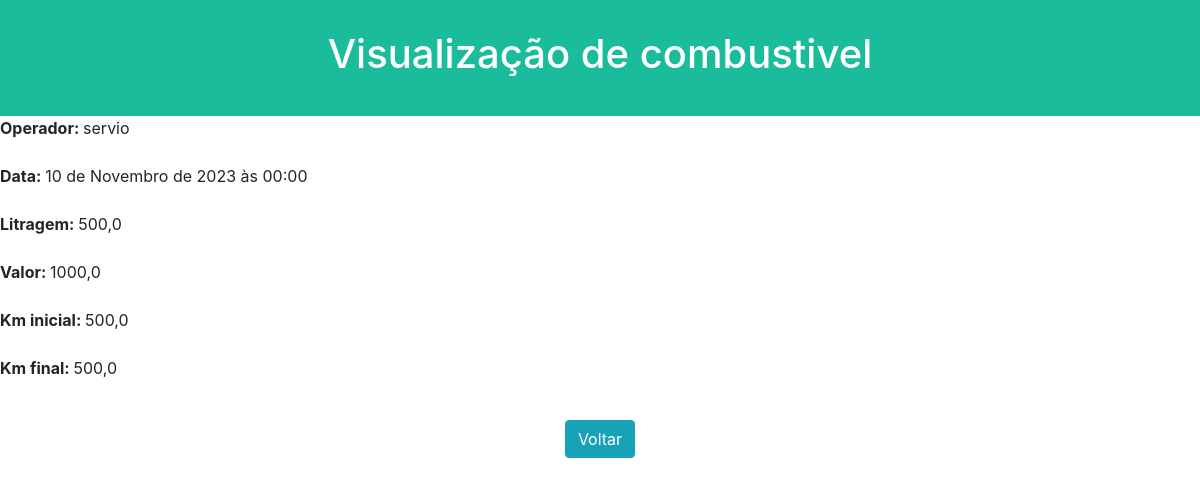
/view2/11/, run on the app's committed database.
### tasks/models.py (models this page shows)
class Consumos(models.Model):
    operador = models.CharField(max_length=40)
    data = models.DateTimeField(default=datetime.now, blank=True)
    litragem = models.FloatField()
    valor = models.FloatField()
    kminicial = models.FloatField()
    kmfinal = models.FloatField()

### tasks/views.py (the view)
# urls.py: path('view2/<int:pk>/', view2, name='view2'),
def view2(request, pk):
    data = {}
    data['db'] = Consumos.objects.get(pk=pk)
    return render(request, 'tasks/view2.html', data)

### tasks/templates/tasks/view2.html (shortened to what this page needs)
{% extends "tasks/base.html" %}
{% load static %}
{% block content %}
<html lang="pt-br">
<head>
    <link href="https://stackpath.bootstrapcdn.com/bootstrap/4.3.1/css/bootstrap.min.css" rel="stylesheet">
    <link rel="stylesheet" href="https://use.fontawesome.com/releases/v5.7.2/css/all.css">
    <link rel="stylesheet" href="{% static 'css/styles.css' %}">
<body>
    <div class="header">
     <h1>Visualização de combustivel</h1>
    </div>
<div class="login-container">
    <strong>Operador: </strong>{{db.operador}}<br><br>
    <strong>Data: </strong>{{db.data}}<br><br>
    <strong>Litragem: </strong>{{db.litragem}}<br><br>
    <strong>Valor: </strong>{{db.valor}}<br><br>
    <strong>Km inicial: </strong>{{db.kminicial}}<br><br>
    <strong>Km final: </strong>{{db.kmfinal}}<br><br>
</div>
<div class="col-8 m-auto pt-3 pb-2 text-center">
    <a href="/consumo" class="btn btn-info">Voltar</a>
</div>
{% endblock %}

### tasks/static/css/styles.css (style rules this page uses)
.header { padding: 30px; text-align: center; background: #1abc9c; color: rgb(255, 255, 255); font-size: 20px; }

### data on the page
Consumos: operador "servio", data "10 de Novembro de 2023 às 00:00", litragem "500,0", valor "1000,0", kminicial "500,0", kmfinal "500,0"
